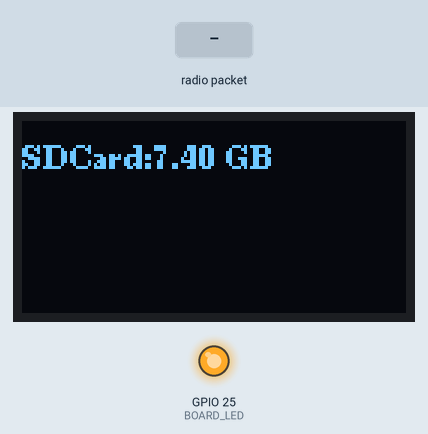
The sketch below on a simulated ESP32. On the bench: 128×64 one-colour display, output pins drawn as LEDs (lit = HIGH). The inputs (shaded band) are chosen by the test bench. Storage starts empty; no radio packets arrive unless stated; what the sketch prints to the serial monitor is not drawn.

Above: at 3.2 s.
At 8.8 s:
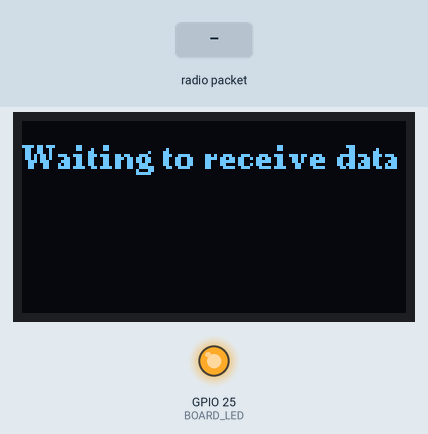
8.9 s: radio packet "1" arrives
At 9.7 s:
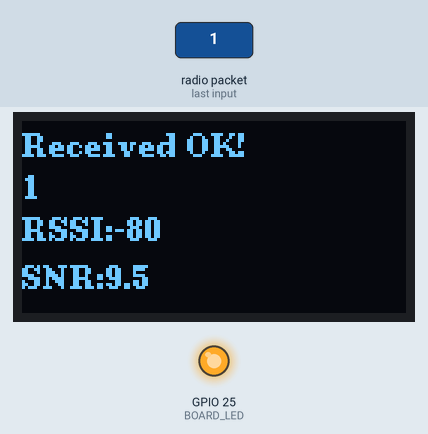
10.4 s: radio packet "0" arrives
At 10.9 s:
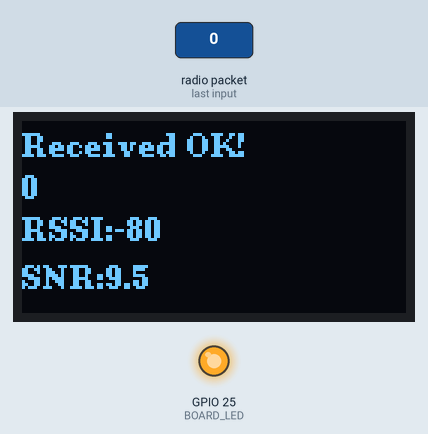
11.9 s: radio packet "2" arrives
Timing chart, 0 to 14.9 s (numbered marks = the images above; inputs shaded):
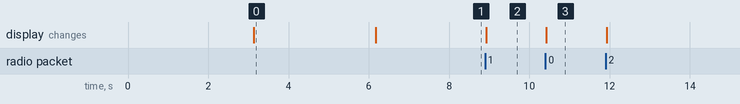

The sketch:

LoRaReceiver.ino
```cpp
#include <LoRa.h>
#include "boards.h"

void setup()
{
    initBoard();
    // When the power is turned on, a delay is required.
    delay(1500);

    Serial.println("LoRa Receiver");

    LoRa.setPins(RADIO_CS_PIN, RADIO_RST_PIN, RADIO_DIO0_PIN);
    if (!LoRa.begin(LoRa_frequency)) {
        Serial.println("Starting LoRa failed!");
        while (1);
    }
    LoRa.setSpreadingFactor(8);
}

void loop()
{
    // try to parse packet
    int packetSize = LoRa.parsePacket();
    if (packetSize) {
        // received a packet
        Serial.print("Received packet '");

        String recv = "";
        // read packet
        while (LoRa.available()) {
            recv += (char)LoRa.read();
        }

        Serial.println(recv);

        // print RSSI of packet
        Serial.print("' with RSSI ");
        Serial.println(LoRa.packetRssi());
#ifdef HAS_DISPLAY
        if (u8g2) {
            u8g2->clearBuffer();
            char buf[256];
            u8g2->drawStr(0, 12, "Received OK!");
            u8g2->drawStr(0, 26, recv.c_str());
            snprintf(buf, sizeof(buf), "RSSI:%i", LoRa.packetRssi());
            u8g2->drawStr(0, 40, buf);
            snprintf(buf, sizeof(buf), "SNR:%.1f", LoRa.packetSnr());
            u8g2->drawStr(0, 56, buf);
            u8g2->sendBuffer();
        }
#endif
    }
}
```

boards.h
```cpp
#include <Arduino.h>
#include <SPI.h>
#include <Wire.h>
#include "utilities.h"

#ifdef HAS_SDCARD
#include <SD.h>
#include <FS.h>
#endif

#ifdef HAS_DISPLAY
#include <U8g2lib.h>

#ifndef DISPLAY_MODEL
#define DISPLAY_MODEL U8G2_SSD1306_128X64_NONAME_F_HW_I2C
#endif

DISPLAY_MODEL *u8g2 = nullptr;
#endif

#ifndef OLED_WIRE_PORT
#define OLED_WIRE_PORT Wire
#endif

#if defined(HAS_PMU)
#include "XPowersLib.h"


XPowersLibInterface *PMU = NULL;

#ifndef PMU_WIRE_PORT
#define PMU_WIRE_PORT   Wire
#endif


bool pmuInterrupt;

void setPmuFlag()
{
    pmuInterrupt = true;
}


bool initPMU()
{
    if (!PMU) {
        PMU = new XPowersAXP2101(PMU_WIRE_PORT);
        if (!PMU->init()) {
            Serial.println("Warning: Failed to find AXP2101 power management");
            delete PMU;
            PMU = NULL;
        } else {
            Serial.println("AXP2101 PMU init succeeded, using AXP2101 PMU");
        }
    }

    if (!PMU) {
        PMU = new XPowersAXP192(PMU_WIRE_PORT);
        if (!PMU->init()) {
            Serial.println("Warning: Failed to find AXP192 power management");
            delete PMU;
            PMU = NULL;
        } else {
            Serial.println("AXP192 PMU init succeeded, using AXP192 PMU");
        }
    }

    if (!PMU) {
        return false;
    }

    PMU->setChargingLedMode(XPOWERS_CHG_LED_BLINK_1HZ);

    pinMode(PMU_IRQ, INPUT_PULLUP);
    attachInterrupt(PMU_IRQ, setPmuFlag, FALLING);

    if (PMU->getChipModel() == XPOWERS_AXP192) {

        PMU->setProtectedChannel(XPOWERS_DCDC3);

        // lora
        PMU->setPowerChannelVoltage(XPOWERS_LDO2, 3300);
        // gps
        PMU->setPowerChannelVoltage(XPOWERS_LDO3, 3300);
        // oled
        PMU->setPowerChannelVoltage(XPOWERS_DCDC1, 3300);

        PMU->enablePowerOutput(XPOWERS_LDO2);
        PMU->enablePowerOutput(XPOWERS_LDO3);

        //protected oled power source
        PMU->setProtectedChannel(XPOWERS_DCDC1);
        //protected esp32 power source
        PMU->setProtectedChannel(XPOWERS_DCDC3);
        // enable oled power
        PMU->enablePowerOutput(XPOWERS_DCDC1);

        //disable not use channel
        PMU->disablePowerOutput(XPOWERS_DCDC2);

        PMU->disableIRQ(XPOWERS_AXP192_ALL_IRQ);

        PMU->enableIRQ(XPOWERS_AXP192_VBUS_REMOVE_IRQ |
                       XPOWERS_AXP192_VBUS_INSERT_IRQ |
                       XPOWERS_AXP192_BAT_CHG_DONE_IRQ |
                       XPOWERS_AXP192_BAT_CHG_START_IRQ |
                       XPOWERS_AXP192_BAT_REMOVE_IRQ |
                       XPOWERS_AXP192_BAT_INSERT_IRQ |
                       XPOWERS_AXP192_PKEY_SHORT_IRQ
                      );

    } else if (PMU->getChipModel() == XPOWERS_AXP2101) {

#if defined(CONFIG_IDF_TARGET_ESP32)
        //Unuse power channel
        PMU->disablePowerOutput(XPOWERS_DCDC2);
        PMU->disablePowerOutput(XPOWERS_DCDC3);
        PMU->disablePowerOutput(XPOWERS_DCDC4);
        PMU->disablePowerOutput(XPOWERS_DCDC5);
        PMU->disablePowerOutput(XPOWERS_ALDO1);
        PMU->disablePowerOutput(XPOWERS_ALDO4);
        PMU->disablePowerOutput(XPOWERS_BLDO1);
        PMU->disablePowerOutput(XPOWERS_BLDO2);
        PMU->disablePowerOutput(XPOWERS_DLDO1);
        PMU->disablePowerOutput(XPOWERS_DLDO2);

        // GNSS RTC PowerVDD 3300mV
        PMU->setPowerChannelVoltage(XPOWERS_VBACKUP, 3300);
        PMU->enablePowerOutput(XPOWERS_VBACKUP);

        //ESP32 VDD 3300mV
        // ! No need to set, automatically open , Don't close it
        // PMU->setPowerChannelVoltage(XPOWERS_DCDC1, 3300);
        // PMU->setProtectedChannel(XPOWERS_DCDC1);
        PMU->setProtectedChannel(XPOWERS_DCDC1);

        // LoRa VDD 3300mV
        PMU->setPowerChannelVoltage(XPOWERS_ALDO2, 3300);
        PMU->enablePowerOutput(XPOWERS_ALDO2);

        //GNSS VDD 3300mV
        PMU->setPowerChannelVoltage(XPOWERS_ALDO3, 3300);
        PMU->enablePowerOutput(XPOWERS_ALDO3);

#endif /*CONFIG_IDF_TARGET_ESP32*/


#if defined(LILYGO_TBeamS3_SUPREME_V3_0)

        //t-beam m.2 inface
        //gps
        PMU->setPowerChannelVoltage(XPOWERS_ALDO4, 3300);
        PMU->enablePowerOutput(XPOWERS_ALDO4);

        // lora
        PMU->setPowerChannelVoltage(XPOWERS_ALDO3, 3300);
        PMU->enablePowerOutput(XPOWERS_ALDO3);

        // In order to avoid bus occupation, during initialization, the SD card and QMC sensor are powered off and restarted
        if (ESP_SLEEP_WAKEUP_UNDEFINED == esp_sleep_get_wakeup_cause()) {
            Serial.println("Power off and restart ALDO BLDO..");
            PMU->disablePowerOutput(XPOWERS_ALDO1);
            PMU->disablePowerOutput(XPOWERS_ALDO2);
            PMU->disablePowerOutput(XPOWERS_BLDO1);
            delay(250);
        }

        // Sensor
        PMU->setPowerChannelVoltage(XPOWERS_ALDO1, 3300);
        PMU->enablePowerOutput(XPOWERS_ALDO1);

        PMU->setPowerChannelVoltage(XPOWERS_ALDO2, 3300);
        PMU->enablePowerOutput(XPOWERS_ALDO2);

        //Sdcard

        PMU->setPowerChannelVoltage(XPOWERS_BLDO1, 3300);
        PMU->enablePowerOutput(XPOWERS_BLDO1);

        PMU->setPowerChannelVoltage(XPOWERS_BLDO2, 3300);
        PMU->enablePowerOutput(XPOWERS_BLDO2);

        //face m.2
        PMU->setPowerChannelVoltage(XPOWERS_DCDC3, 3300);
        PMU->enablePowerOutput(XPOWERS_DCDC3);

        PMU->setPowerChannelVoltage(XPOWERS_DCDC4, XPOWERS_AXP2101_DCDC4_VOL2_MAX);
        PMU->enablePowerOutput(XPOWERS_DCDC4);

        PMU->setPowerChannelVoltage(XPOWERS_DCDC5, 3300);
        PMU->enablePowerOutput(XPOWERS_DCDC5);


        //not use channel
        PMU->disablePowerOutput(XPOWERS_DCDC2);
        // PMU->disablePowerOutput(XPOWERS_DCDC4);
        // PMU->disablePowerOutput(XPOWERS_DCDC5);
        PMU->disablePowerOutput(XPOWERS_DLDO1);
        PMU->disablePowerOutput(XPOWERS_DLDO2);
        PMU->disablePowerOutput(XPOWERS_VBACKUP);

        // Set constant current charge current limit
        PMU->setChargerConstantCurr(XPOWERS_AXP2101_CHG_CUR_500MA);

        // Set charge cut-off voltage
        PMU->setChargeTargetVoltage(XPOWERS_AXP2101_CHG_VOL_4V2);

        // Disable all interrupts
        PMU->disableIRQ(XPOWERS_AXP2101_ALL_IRQ);
        // Clear all interrupt flags
        PMU->clearIrqStatus();
        // Enable the required interrupt function
        PMU->enableIRQ(
            XPOWERS_AXP2101_BAT_INSERT_IRQ    | XPOWERS_AXP2101_BAT_REMOVE_IRQ      |   //BATTERY
            XPOWERS_AXP2101_VBUS_INSERT_IRQ   | XPOWERS_AXP2101_VBUS_REMOVE_IRQ     |   //VBUS
            XPOWERS_AXP2101_PKEY_SHORT_IRQ    | XPOWERS_AXP2101_PKEY_LONG_IRQ       |   //POWER KEY
            XPOWERS_AXP2101_BAT_CHG_DONE_IRQ  | XPOWERS_AXP2101_BAT_CHG_START_IRQ       //CHARGE
            // XPOWERS_AXP2101_PKEY_NEGATIVE_IRQ | XPOWERS_AXP2101_PKEY_POSITIVE_IRQ   |   //POWER KEY
        );

#endif
    }

    PMU->enableSystemVoltageMeasure();
    PMU->enableVbusVoltageMeasure();
    PMU->enableBattVoltageMeasure();
    // It is necessary to disable the detection function of the TS pin on the board
    // without the battery temperature detection function, otherwise it will cause abnormal charging
    PMU->disableTSPinMeasure();

    Serial.printf("=========================================\n");
    if (PMU->isChannelAvailable(XPOWERS_DCDC1)) {
        Serial.printf("DC1  : %s   Voltage: %04u mV \n",  PMU->isPowerChannelEnable(XPOWERS_DCDC1)  ? "+" : "-",  PMU->getPowerChannelVoltage(XPOWERS_DCDC1));
    }
    if (PMU->isChannelAvailable(XPOWERS_DCDC2)) {
        Serial.printf("DC2  : %s   Voltage: %04u mV \n",  PMU->isPowerChannelEnable(XPOWERS_DCDC2)  ? "+" : "-",  PMU->getPowerChannelVoltage(XPOWERS_DCDC2));
    }
    if (PMU->isChannelAvailable(XPOWERS_DCDC3)) {
        Serial.printf("DC3  : %s   Voltage: %04u mV \n",  PMU->isPowerChannelEnable(XPOWERS_DCDC3)  ? "+" : "-",  PMU->getPowerChannelVoltage(XPOWERS_DCDC3));
    }
    if (PMU->isChannelAvailable(XPOWERS_DCDC4)) {
        Serial.printf("DC4  : %s   Voltage: %04u mV \n",  PMU->isPowerChannelEnable(XPOWERS_DCDC4)  ? "+" : "-",  PMU->getPowerChannelVoltage(XPOWERS_DCDC4));
    }
    if (PMU->isChannelAvailable(XPOWERS_DCDC5)) {
        Serial.printf("DC5  : %s   Voltage: %04u mV \n",  PMU->isPowerChannelEnable(XPOWERS_DCDC5)  ? "+" : "-",  PMU->getPowerChannelVoltage(XPOWERS_DCDC5));
    }
    if (PMU->isChannelAvailable(XPOWERS_LDO2)) {
        Serial.printf("LDO2 : %s   Voltage: %04u mV \n",  PMU->isPowerChannelEnable(XPOWERS_LDO2)   ? "+" : "-",  PMU->getPowerChannelVoltage(XPOWERS_LDO2));
    }
    if (PMU->isChannelAvailable(XPOWERS_LDO3)) {
        Serial.printf("LDO3 : %s   Voltage: %04u mV \n",  PMU->isPowerChannelEnable(XPOWERS_LDO3)   ? "+" : "-",  PMU->getPowerChannelVoltage(XPOWERS_LDO3));
    }
    if (PMU->isChannelAvailable(XPOWERS_ALDO1)) {
        Serial.printf("ALDO1: %s   Voltage: %04u mV \n",  PMU->isPowerChannelEnable(XPOWERS_ALDO1)  ? "+" : "-",  PMU->getPowerChannelVoltage(XPOWERS_ALDO1));
    }
    if (PMU->isChannelAvailable(XPOWERS_ALDO2)) {
        Serial.printf("ALDO2: %s   Voltage: %04u mV \n",  PMU->isPowerChannelEnable(XPOWERS_ALDO2)  ? "+" : "-",  PMU->getPowerChannelVoltage(XPOWERS_ALDO2));
    }
    if (PMU->isChannelAvailable(XPOWERS_ALDO3)) {
        Serial.printf("ALDO3: %s   Voltage: %04u mV \n",  PMU->isPowerChannelEnable(XPOWERS_ALDO3)  ? "+" : "-",  PMU->getPowerChannelVoltage(XPOWERS_ALDO3));
    }
    if (PMU->isChannelAvailable(XPOWERS_ALDO4)) {
        Serial.printf("ALDO4: %s   Voltage: %04u mV \n",  PMU->isPowerChannelEnable(XPOWERS_ALDO4)  ? "+" : "-",  PMU->getPowerChannelVoltage(XPOWERS_ALDO4));
    }
    if (PMU->isChannelAvailable(XPOWERS_BLDO1)) {
        Serial.printf("BLDO1: %s   Voltage: %04u mV \n",  PMU->isPowerChannelEnable(XPOWERS_BLDO1)  ? "+" : "-",  PMU->getPowerChannelVoltage(XPOWERS_BLDO1));
    }
    if (PMU->isChannelAvailable(XPOWERS_BLDO2)) {
        Serial.printf("BLDO2: %s   Voltage: %04u mV \n",  PMU->isPowerChannelEnable(XPOWERS_BLDO2)  ? "+" : "-",  PMU->getPowerChannelVoltage(XPOWERS_BLDO2));
    }
    Serial.printf("=========================================\n");


    // Set the time of pressing the button to turn off
    PMU->setPowerKeyPressOffTime(XPOWERS_POWEROFF_4S);
    uint8_t opt = PMU->getPowerKeyPressOffTime();
    Serial.print("PowerKeyPressOffTime:");
    switch (opt) {
    case XPOWERS_POWEROFF_4S: Serial.println("4 Second");
        break;
    case XPOWERS_POWEROFF_6S: Serial.println("6 Second");
        break;
    case XPOWERS_POWEROFF_8S: Serial.println("8 Second");
        break;
    case XPOWERS_POWEROFF_10S: Serial.println("10 Second");
        break;
    default:
        break;
    }

    return true;
}

void disablePeripherals()
{
}
#else
#define initPMU()
#define disablePeripherals()
#endif

SPIClass SDSPI(HSPI);


void initBoard()
{
    Serial.begin(115200);
    Serial.println("initBoard");
    SPI.begin(RADIO_SCLK_PIN, RADIO_MISO_PIN, RADIO_MOSI_PIN);


    Wire.begin(I2C_SDA, I2C_SCL);


#ifdef I2C1_SDA
    Wire1.begin(I2C1_SDA, I2C1_SCL);
#endif

#ifdef RADIO_TXCO_ENABLE
    /*
    * In the T3 V1.6.1 TXCO version, Radio DIO1 is connected to Radio’s
    * internal temperature-compensated crystal oscillator enable
    * */
    pinMode(RADIO_TXCO_ENABLE, OUTPUT);
    digitalWrite(RADIO_TXCO_ENABLE, HIGH);
#endif

#ifdef HAS_GPS
    Serial1.begin(GPS_BAUD_RATE, SERIAL_8N1, GPS_RX_PIN, GPS_TX_PIN);
#endif

#if OLED_RST
    pinMode(OLED_RST, OUTPUT);
    digitalWrite(OLED_RST, HIGH); delay(20);
    digitalWrite(OLED_RST, LOW);  delay(20);
    digitalWrite(OLED_RST, HIGH); delay(20);
#endif

    initPMU();


#ifdef BOARD_LED
    /*
    * T-BeamV1.0, V1.1 LED defaults to low level as trun on,
    * so it needs to be forced to pull up
    * * * * */
#if LED_ON == LOW
    gpio_hold_dis(GPIO_NUM_4);
#endif
    pinMode(BOARD_LED, OUTPUT);
    digitalWrite(BOARD_LED, LED_ON);
#endif


#ifdef HAS_DISPLAY
    Wire.beginTransmission(0x3C);
    if (Wire.endTransmission() == 0) {
        Serial.println("Started OLED");
        u8g2 = new DISPLAY_MODEL(U8G2_R0, U8X8_PIN_NONE);
        u8g2->begin();
        u8g2->clearBuffer();
        u8g2->setFlipMode(0);
        u8g2->setFontMode(1); // Transparent
        u8g2->setDrawColor(1);
        u8g2->setFontDirection(0);
        u8g2->firstPage();
        do {
            u8g2->setFont(u8g2_font_inb19_mr);
            u8g2->drawStr(0, 30, "LilyGo");
            u8g2->drawHLine(2, 35, 47);
            u8g2->drawHLine(3, 36, 47);
            u8g2->drawVLine(45, 32, 12);
            u8g2->drawVLine(46, 33, 12);
            u8g2->setFont(u8g2_font_inb19_mf);
            u8g2->drawStr(58, 60, "LoRa");
        } while ( u8g2->nextPage() );
        u8g2->sendBuffer();
        u8g2->setFont(u8g2_font_fur11_tf);
        delay(3000);
    }
#endif


#ifdef HAS_SDCARD
    if (u8g2) {
        u8g2->setFont(u8g2_font_ncenB08_tr);
    }
    pinMode(SDCARD_MISO, INPUT_PULLUP);
    SDSPI.begin(SDCARD_SCLK, SDCARD_MISO, SDCARD_MOSI, SDCARD_CS);
    if (u8g2) {
        u8g2->clearBuffer();
    }

    if (!SD.begin(SDCARD_CS, SDSPI)) {

        Serial.println("setupSDCard FAIL");
        if (u8g2) {
            do {
                u8g2->setCursor(0, 16);
                u8g2->println( "SDCard FAILED");;
            } while ( u8g2->nextPage() );
        }

    } else {
        uint32_t cardSize = SD.cardSize() / (1024 * 1024);
        if (u8g2) {
            do {
                u8g2->setCursor(0, 16);
                u8g2->print( "SDCard:");;
                u8g2->print(cardSize / 1024.0);;
                u8g2->println(" GB");;
            } while ( u8g2->nextPage() );
        }

        Serial.print("setupSDCard PASS . SIZE = ");
        Serial.print(cardSize / 1024.0);
        Serial.println(" GB");
    }
    if (u8g2) {
        u8g2->sendBuffer();
    }
    delay(3000);
#endif

#ifdef HAS_DISPLAY
    if (u8g2) {
        u8g2->clearBuffer();
        do {
            u8g2->setCursor(0, 16);
            u8g2->println( "Waiting to receive data");;
        } while ( u8g2->nextPage() );
    }
#endif

}
```

Source omitted: utilities.h (6597 bytes)

Measured:
- after the input at 8.9 s, the display: changes at once (image 2)
- after the input at 10.4 s, the display: changes at once (image 3)
- what the display in image 0 shows lasts 3.1 s, from 3.1 s to 6.2 s
